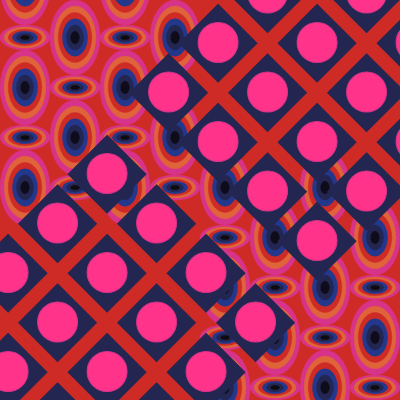
Frame 1 (no input)
Frame 60 (no input): identical to frame 1, image omitted
Frame 120 (the mouse pressed at the canvas centre since frame 60): identical to frame 1, image omitted

The p5.js sketch that drew this single still picture (run headless with seeded random() and noise() and a simulated clock; from frame 60 on, the mouse is pressed at the canvas centre):

// p5.js sketch
// ── sketch.js
function setup() {
  createCanvas(400, 400);
  angleMode(DEGREES);
}

function draw() {
  background(206, 43, 38);
  push()
  translate(100,100)
  rotate(0)
  scale(0.5);
  vero();
  pop();
  push()
  translate(300,300)
  rotate(0)
  scale(0.5);
  vero();
  pop();
  push()
  translate(100,100);
  rotate(45)
  strokeWeight(-0.5);
  vero2();
  pop();
  push()
  translate(310,-130);
  rotate(45)
  strokeWeight(-0.5);
  vero2();
  pop();
}

function vero() {
push()
  translate(-200,-200)

  stroke(216,51,138);
  fill(216,51,138);
  ellipse(50,75,100,50);
  stroke(216,51,138);
  fill(216,51,138);
  ellipse(250,75,100,50);
  stroke(216,51,138);
  fill(216,51,138);
  ellipse(150,175,100,50);
  stroke(216,51,138);
  fill(216,51,138);
  ellipse(350,175,100,50);
  stroke(216,51,138);
  fill(216,51,138);
  ellipse(50,275,100,50);
  stroke(216,51,138);
  fill(216,51,138);
  ellipse(250,275,100,50);
  stroke(216,51,138);
  fill(216,51,138);
  ellipse(150,375, 100,50);
  stroke(216,51,138);
  fill(216,51,138);
  ellipse(350,375,100,50);
  stroke(216,51,138);
  fill(216,51,138);
  stroke(224,100,57);
  fill(224,100,57);
  ellipse(50,75,83,42);
  stroke(224,100,57);
  fill(224,100,57);
  ellipse(250,75,83,42);
  stroke(224,100,57);
  fill(224,100,57);
  ellipse(150,175,83,42);
  stroke(224,100,57);
  fill(224,100,57);
  ellipse(350,175,83,42);
  stroke(224,100,57);
  fill(224,100,57);
  ellipse(50,275,83,42);
  stroke(224,100,57);
  fill(224,100,57);
  ellipse(250,275,83,42);
  stroke(224,100,57);
  fill(224,100,57);
  ellipse(150,375, 83,42);
  stroke(224,100,57);
  fill(224,100,57);
  ellipse(350,375,83,42);
  stroke(206,43,38);
  fill(206,43,38);
  ellipse(50,75,67,33);
  stroke(206,43,38);
  fill(206,43,38);
  ellipse(250,75,67,33);
  stroke(206,43,38);
  fill(206,43,38);
  ellipse(150,175,67,33);
  stroke(206,43,38);
  fill(206,43,38);
  ellipse(350,175,67,33);
  stroke(206,43,38);
  fill(206,43,38);
  ellipse(50,275,67,33);
  stroke(206,43,38);
  fill(206,43,38);
  ellipse(250,275,67,33);
  stroke(206,43,38);
  fill(206,43,38);
  ellipse(150,375, 67,33);
  stroke(206,43,38);
  fill(206,43,38);
  ellipse(350,375,67,33);
  stroke(35,56,140);
  fill(35,56,140);
  ellipse(50,75,50,25);
  stroke(35,56,140);
  fill(35,56,140);
  ellipse(250,75,50,25);
  stroke(35,56,140);
  fill(35,56,140);
  ellipse(150,175,50,25);
  stroke(35,56,140);
  fill(35,56,140);
  ellipse(350,175,50,25);
  stroke(35,56,140);
  fill(35,56,140);
  ellipse(50,275,50,25);
  stroke(35,56,140);
  fill(35,56,140);
  ellipse(250,275,50,25);
  stroke(35,56,140);
  ellipse(150,375,50,25);
  fill(35,56,140);
  stroke(35,56,140);
  fill(35,56,140);
  ellipse(350,375,50,25);
  stroke(35,38,81);
  fill(35,38,81);
  ellipse(50,75,34,17);
  stroke(35,38,81);
  fill(35,38,81);
  ellipse(250,75,34,17);
  stroke(35,38,81);
  fill(35,38,81);
  ellipse(150,175,34,17);
  stroke(35,38,81);
  fill(35,38,81);
  ellipse(350,175,34,17);
  stroke(35,38,81);
  fill(35,38,81);
  ellipse(50,275,34,17);
  stroke(35,38,81);
  fill(35,38,81);
  ellipse(250,275,34,17);
  stroke(35,38,81);
  fill(35,38,81);
  ellipse(150,375, 34,17);
  stroke(35,38,81);
  fill(35,38,81);
  ellipse(350,375,34,17);
  stroke(14,12,17);
  fill(14,12,17);
  ellipse(50,75,17,8);
  ellipse(250,75,17,8);
  ellipse(150,175,17,8);
  ellipse(350,175,17,8);
  ellipse(50,275,17,8);
  ellipse(250,275,17,8);
  ellipse(150,375, 17,8);
  ellipse(350,375,17,8);
  stroke(216,51,138);
  fill(216,51,138);
  ellipse(50,175,100,150);
  ellipse(250,175,100,150);
  ellipse(150,275,100,150);
  ellipse(350,275,100,150);
  ellipse(150,75,100,150);
  ellipse(350,75,100,150);
  ellipse(50,375,100,150);
  ellipse(250,375,100,150);
  ellipse(50,-25,100,150);
  ellipse(250,-25,100,150); 
  stroke(224,100,57);
  fill(224,100,57);
  ellipse(50,175,83,125);
  ellipse(250,175,83,125);
  ellipse(150,275,83,125);
  ellipse(350,275,83,125);
  ellipse(150,75,83,125);
  ellipse(350,75,83,125);
  ellipse(50,375,83,125);
  ellipse(250,375,83,125);
  ellipse(50,-25,83,125);
  ellipse(250,-25,83,125); 
  stroke(206,43,38);
  fill(206,43,38);
  ellipse(50,175,67,100);
  ellipse(250,175,67,100);
  ellipse(150,275,67,100);
  ellipse(350,275,67,100);
  ellipse(150,75,67,100);
  ellipse(350,75,67,100);
  ellipse(50,375,67,100);
  ellipse(250,375,67,100);
  ellipse(50,-25,67,100);
  ellipse(250,-25,67,100); 
  stroke(35,56,140);
  fill(35,56,140);
  ellipse(50,175,50,75);
  ellipse(250,175,50,75);
  ellipse(150,275,50,75);
  ellipse(350,275,50,75);
  ellipse(150,75,50,75);
  ellipse(350,75,50,75);
  ellipse(50,375,50,75);
  ellipse(250,375,50,75);
  ellipse(50,-25,50,75);
  ellipse(250,-25,50,75);
  stroke(35,38,81);
  fill(35,38,81);
  ellipse(50,175,34,50);
  ellipse(250,175,34,50);
  ellipse(150,275,34,50);
  ellipse(350,275,34,50);
  ellipse(150,75,34,50);
  ellipse(350,75,34,50);
  ellipse(50,375,34,50);
  ellipse(250,375,34,50);
  ellipse(50,-25,34,50);
  ellipse(250,-25,34,50);
  stroke(14,12,27);
  fill(14,12,27);
  ellipse(50,175,17,25);
  ellipse(250,175,17,25);
  ellipse(150,275,17,25);
  ellipse(350,275,17,25);
  ellipse(150,75,17,25);
  ellipse(350,75,17,25);
  ellipse(50,375,17,25);
  ellipse(250,375,17,25);
  ellipse(50,-25,17,25);
  ellipse(250,-25,17,25);
  pop();
}

function vero2() {
stroke(35,38,81);
fill(35,38,81);
square(30, 20, 55);
stroke(35,38,81);
fill(35,38,81);
square(30, 90, 55);
stroke(35,38,81);
fill(35,38,81);
square(30, 160, 55); 
stroke(35,38,81);
fill(35,38,81);
square(30, 230, 55); 
 stroke(35,38,81);
fill(35,38,81);
square(100, 20, 55);
stroke(35,38,81);
fill(35,38,81);
square(100, 90, 55);
stroke(35,38,81);
fill(35,38,81);
square(100, 160, 55); 
stroke(35,38,81);
fill(35,38,81);
square(100, 230, 55); 
stroke(35,38,81);
fill(35,38,81);
square(170, 20, 55);
stroke(35,38,81);
fill(35,38,81);
square(170, 90, 55);
stroke(35,38,81);
fill(35,38,81);
square(170, 160, 55); 
stroke(35,38,81);
fill(35,38,81);
square(170, 230, 55); 
 stroke(35,38,81);
fill(35,38,81);
square(240, 20, 55);
stroke(35,38,81);
fill(35,38,81);
square(240, 90, 55);
stroke(35,38,81);
fill(35,38,81);
square(240, 160, 55); 
stroke(35,38,81);
fill(35,38,81);
square(240, 230, 55);
//circulos//
  stroke(216,51,138);
  fill(3216,51,138);
  circle(57, 47, 40);
   stroke(216,51,138);
  fill(3216,51,138);
  circle(127, 47, 40);
  stroke(216,51,138);
  fill(3216,51,138);
  circle(197, 47, 40);
   stroke(216,51,138);
  fill(3216,51,138);
  circle(267, 47, 40);
   stroke(216,51,138);
  fill(3216,51,138);
  circle(57, 117, 40);
   stroke(216,51,138);
  fill(3216,51,138);
  circle(127, 117, 40);
  stroke(216,51,138);
  fill(3216,51,138);
  circle(197, 117, 40);
   stroke(216,51,138);
  fill(3216,51,138);
  circle(267, 117, 40);
  stroke(216,51,138);
  fill(3216,51,138);
  circle(57, 187, 40);
   stroke(216,51,138);
  fill(3216,51,138);
  circle(127, 187, 40);
  stroke(216,51,138);
  fill(3216,51,138);
  circle(197, 187, 40);
   stroke(216,51,138);
  fill(3216,51,138);
  circle(267, 187, 40);
  stroke(216,51,138);
  fill(3216,51,138);
  circle(57, 257, 40);
   stroke(216,51,138);
  fill(3216,51,138);
  circle(127, 257, 40);
  stroke(216,51,138);
  fill(3216,51,138);
  circle(197, 257, 40);
   stroke(216,51,138);
  fill(3216,51,138);
  circle(267, 257, 40);
  
}
